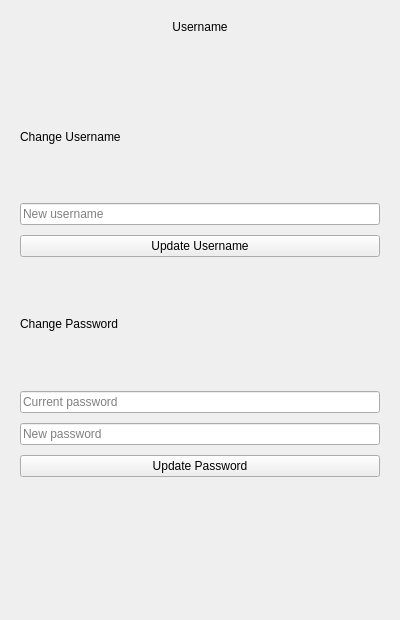
<?xml version="1.0" encoding="UTF-8"?>
<ui version="4.0">
 <class>userprofile</class>
 <widget class="QWidget" name="userprofile">
  <property name="geometry">
   <rect>
    <x>0</x>
    <y>0</y>
    <width>400</width>
    <height>620</height>
   </rect>
  </property>
  <property name="windowTitle">
   <string>User Profile</string>
  </property>
  <layout class="QVBoxLayout" name="mainLayout">
   <property name="spacing">
    <number>10</number>
   </property>
   <property name="leftMargin">
    <number>20</number>
   </property>
   <property name="topMargin">
    <number>20</number>
   </property>
   <property name="rightMargin">
    <number>20</number>
   </property>
   <property name="bottomMargin">
    <number>20</number>
   </property>
   <item>
    <widget class="QLabel" name="displayusername">
     <property name="minimumSize">
      <size>
       <width>360</width>
       <height>0</height>
      </size>
     </property>
     <property name="maximumSize">
      <size>
       <width>360</width>
       <height>50</height>
      </size>
     </property>
     <property name="text">
      <string>Username</string>
     </property>
     <property name="alignment">
      <set>Qt::AlignmentFlag::AlignHCenter</set>
     </property>
    </widget>
   </item>
   <item>
    <widget class="QLabel" name="label_username">
     <property name="text">
      <string>Change Username</string>
     </property>
    </widget>
   </item>
   <item>
    <widget class="QLineEdit" name="newUsernameLineEdit">
     <property name="placeholderText">
      <string>New username</string>
     </property>
    </widget>
   </item>
   <item>
    <widget class="QPushButton" name="updateUsernameBtn">
     <property name="text">
      <string>Update Username</string>
     </property>
    </widget>
   </item>
   <item>
    <widget class="QLabel" name="label_password">
     <property name="text">
      <string>Change Password</string>
     </property>
    </widget>
   </item>
   <item>
    <widget class="QLineEdit" name="currentPasswordLineEdit">
     <property name="echoMode">
      <enum>QLineEdit::EchoMode::Password</enum>
     </property>
     <property name="placeholderText">
      <string>Current password</string>
     </property>
    </widget>
   </item>
   <item>
    <widget class="QLineEdit" name="newPasswordLineEdit">
     <property name="echoMode">
      <enum>QLineEdit::EchoMode::Password</enum>
     </property>
     <property name="placeholderText">
      <string>New password</string>
     </property>
    </widget>
   </item>
   <item>
    <widget class="QPushButton" name="updatePasswordBtn">
     <property name="text">
      <string>Update Password</string>
     </property>
    </widget>
   </item>
   <item>
    <widget class="QLabel" name="feedbackLabel">
     <property name="text">
      <string/>
     </property>
     <property name="alignment">
      <set>Qt::AlignmentFlag::AlignHCenter</set>
     </property>
     <property name="wordWrap">
      <bool>true</bool>
     </property>
    </widget>
   </item>
  </layout>
 </widget>
 <resources/>
 <connections/>
</ui>
